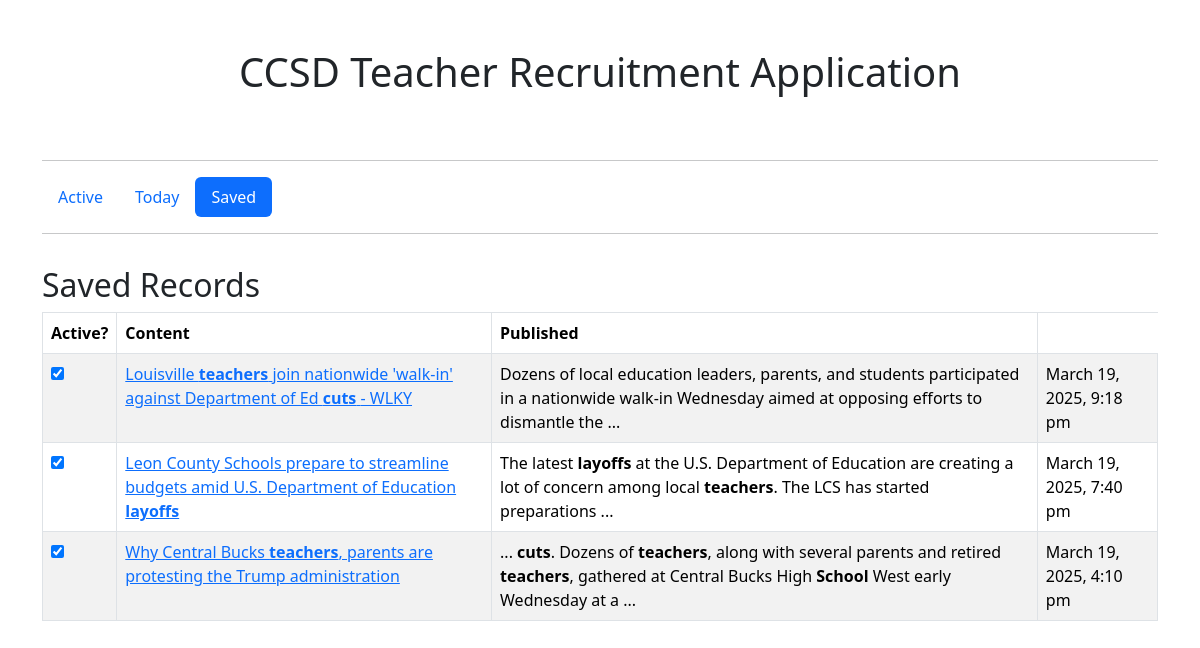
Page /saved.php on the committed database.
### tables this page shows
CREATE TABLE teacherRecruitment (
    id INTEGER PRIMARY KEY, 
    title TEXT, 
    content TEXT, 
    published TEXT, 
    link TEXT,
    active BOOLEAN DEFAULT 1, 
    saved BOOLEAN DEFAULT 0,
    UNIQUE(title, content, link)
);

### saved.php (the view, shortened to what this page needs)
<?php
include('includes/head.php');
include('includes/header.php');
$db = new SQLite3('teacherRecruitment.db');
?>
    <div class="container">
        <div class="row">
            <div class="col">
                <h2>Saved Records</h2>
                <table id="savedTable" class="table table-striped table-bordered">
                    <thead>
                    <tr>
                        <th>Active?</th>
                        <th>Content</th>
                        <th>Published</th>
                    </tr>
                    </thead>
                    <tbody>
                    <?php
                    $results = $db->query("SELECT * FROM teacherRecruitment WHERE saved = 1 AND active = 1");
                    while ($row = $results->fetchArray(SQLITE3_ASSOC)) { ?>
                        <tr>
                            <td><input id="active" type='checkbox' name='active' data-id='<?php echo $row['id']; ?>' checked/></td>
                            <td><a href='<?php echo $row['link']; ?>'><?php echo $row['title']; ?></a></td>
                            <td><?php echo $row['content']; ?></td>
                            <td><?php echo $row['published'] ?></td>
                        </tr>
                    <?php
                    }
                    ?>
                    </tbody>
                </table>
            </div>
        </div>
    </div>
<?php include('includes/footer.php'); ?>

### includes/head.php (shortened to what this page needs)
<!doctype html>
<html lang="en">
<head>
    <link rel="stylesheet" href="https://cdn.jsdelivr.net/npm/bootstrap@5.3.3/dist/css/bootstrap.min.css">
    <link rel="stylesheet" href="https://cdn.datatables.net/2.2.2/css/dataTables.dataTables.css" />
</head>
<body>

### includes/header.php (shortened to what this page needs)
<div class="container pt-5 pb-3">
    <div class="row">
        <div class="col">
            <h1 class="text-center pb-5">CCSD Teacher Recruitment Application</h1>
            <hr/>
            <?php
            $currentUri = $_SERVER['REQUEST_URI'];
            if ($currentUri == '/ccsd-teacher-recruitment/saved.php') {
                ?><ul class="nav nav-pills">
                    <li class="nav-item">
                        <a class="nav-link" aria-current="page" href="/ccsd-teacher-recruitment/">Active</a>
                    </li>
                    <li class="nav-item">
                        <a class="nav-link" href="#">Today</a>
                    </li>
                    <li class="nav-item">
                        <a class="nav-link active" href="/ccsd-teacher-recruitment/saved.php">Saved</a>
                    </li>
                </ul>
            <?php } ?>
            <hr/>
        </div>
    </div>
</div>

### includes/footer.php (shortened to what this page needs)
</body>
</html>

### rows in the picture
teacherrecruitment: title "Louisville teachers join nationwide 'walk-in' against Department of Ed cuts - WLKY", content "Dozens of local education leaders, parents, and students participated in a nationwide walk-in Wednesday aimed at opposing efforts to dismantle the ...", published "March 19, 2025, 9:18 pm"
teacherrecruitment: title "Leon County Schools prepare to streamline budgets amid U.S. Department of Education layoffs", content "The latest layoffs at the U.S. Department of Education are creating a lot of concern among local teachers . The LCS has started preparations ...", published "March 19, 2025, 7:40 pm"
teacherrecruitment: title "Why Central Bucks teachers , parents are protesting the Trump administration", content "... cuts . Dozens of teachers , along with several parents and retired teachers , gathered at Central Bucks High School West early Wednesday at a ...", published "March 19, 2025, 4:10 pm"
